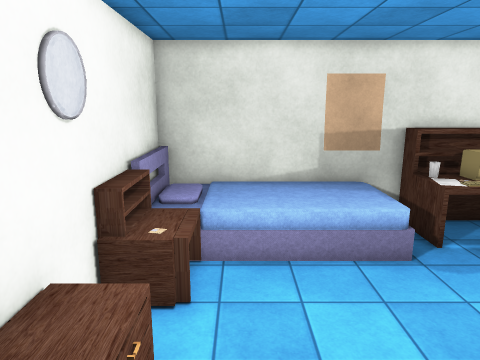
[1] (above)

12 first-person views from a walk through a scene from a Unity 3-D project. The camera is 1.5 m above the floor, tilts 12° down and sees 70° across. The floor is counted in squares, 0.5 m on a side. Each view is taken from the middle of a square. On the plan, view 1 faces up. The plan holds only what a view shows up to about 20 squares ahead; the rest is blank. The player is left out. Some surface patterns are stand-ins.

[2]
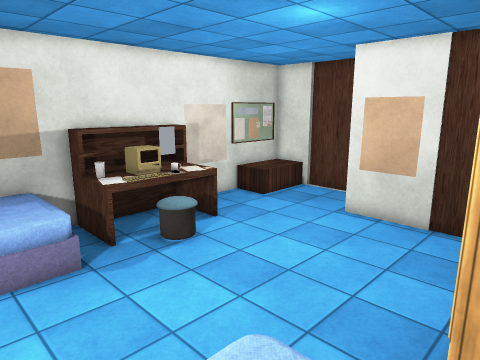

[3]
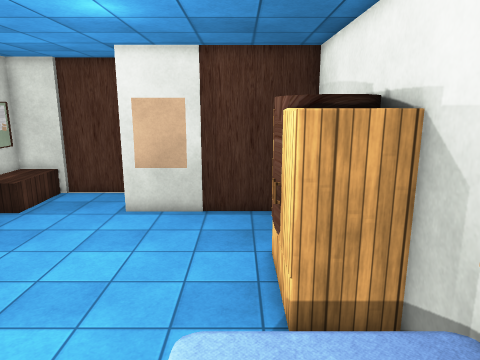

[4]
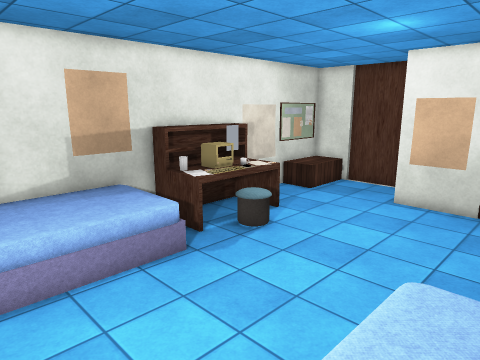

[5]
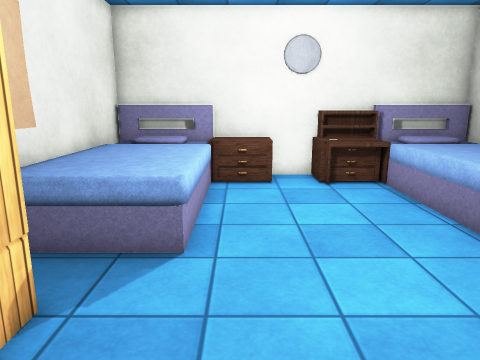

[6]
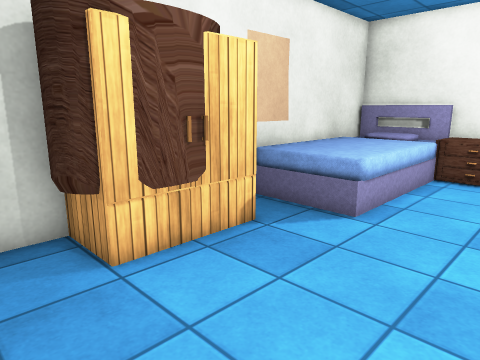

[7]
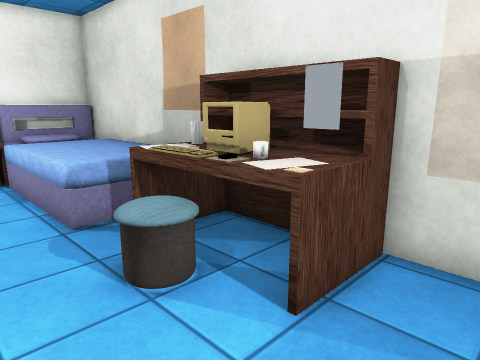

[8]
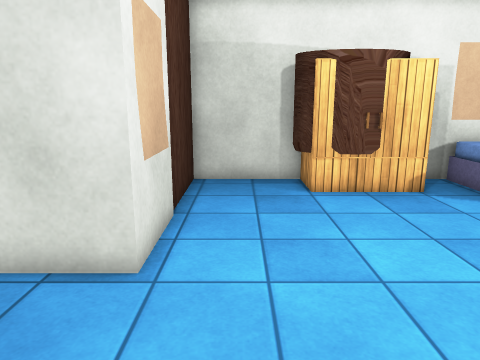

[9]
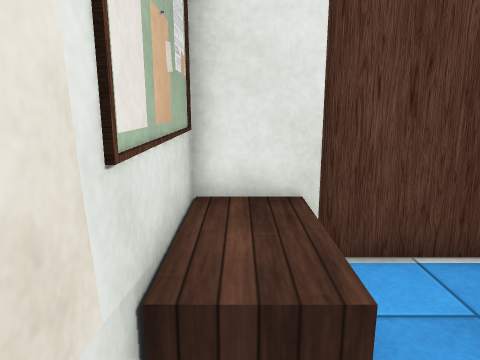

[10]
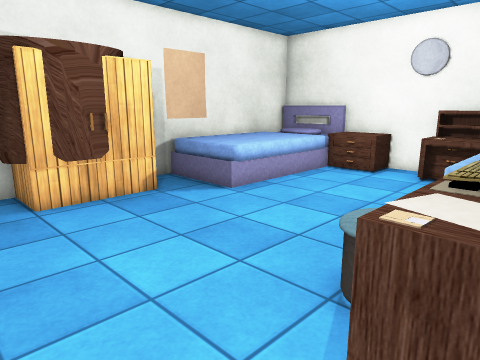

[11]
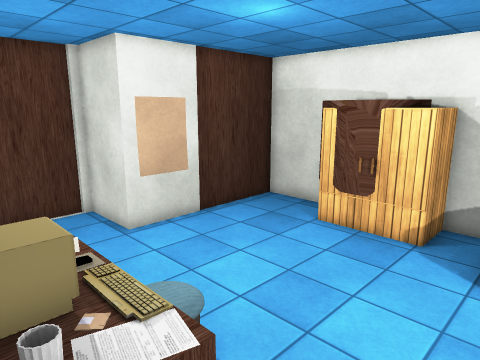

[12]
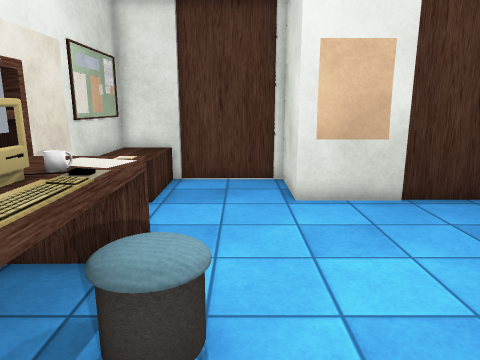

### Floor plan
Key: @ floor where view 1 was taken; # wall or solid block; . main floor; : floor 0.75 m higher than the main floor; / step, stairs or slope; = window, fence, low wall or low ledge; ^ raised ledge; v drop or lower ground; B bed; N nightstand; M mug; O other object.
Columns run from 3 left of view 1 to 20 right of it. Each row starts with its distance up from view 1.
 14 ####################O##
 13 B      : .#####....^^^^
 12 B        .#OOM# ...^^^##
 11 B       /.OOO## ......##
 10 #/BBBBBBB..^^=........#
  9 #:..........=.........#
  8 #:....................#
  7 #=.................####
  6 #..................#
  5 #N.................#
  4 #:.................#
  3 #:vvvvvv/..........#
  2 B   :   /..........#
  1 B :     /.OO#O##...#
  0 B  @ :  /.O   O#...#
 -1 ##########O   O#####

Where each view was taken, in squares from view 1:
view 1: 0 up, 0 right, facing up
view 2: 0 up, 2 right, facing up-right
view 3: 2 up, 1 right, facing right
view 4: 1 up, 1 left, facing up-right
view 5: 4 up, 12 right, facing left
view 6: 7 up, 14 right, facing down-left
view 7: 7 up, 14 right, facing up-left
view 8: 13 up, 14 right, facing down
view 9: 13 up, 13 right, facing right
view 10: 12 up, 14 right, facing down-left
view 11: 13 up, 4 right, facing down-right
view 12: 9 up, 5 right, facing right
